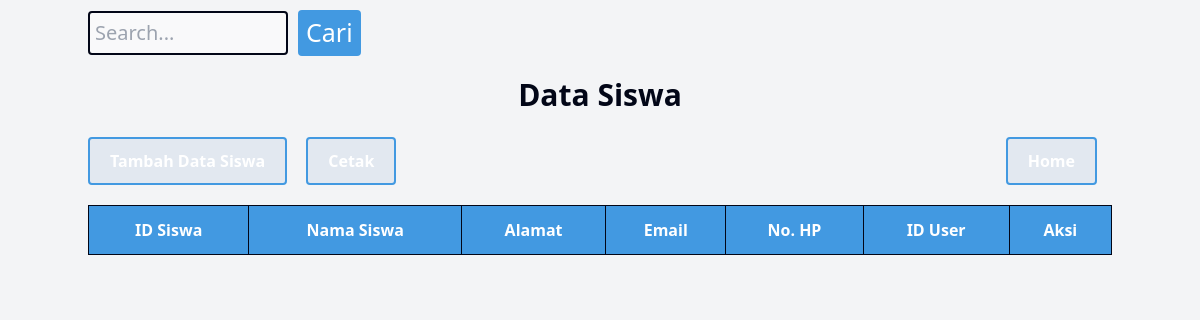
Before: /perpustakaan/public/dashboard/data/dashboardsiswa.php with the older database file.
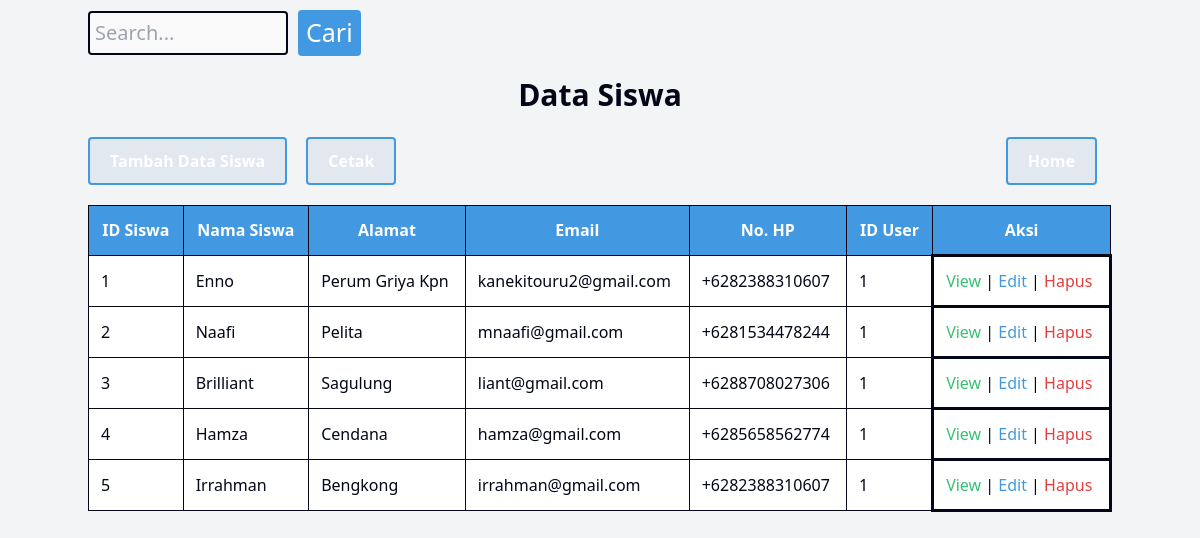
After: the same page with the newer database file.
### tables this page shows
CREATE TABLE `siswa` (
  `idsiswa` int(11) NOT NULL,
  `nama` varchar(255) DEFAULT NULL,
  `alamat` text DEFAULT NULL,
  `email` varchar(100) DEFAULT NULL,
  `no_hp` varchar(20) DEFAULT NULL,
  `users_id` int(11) DEFAULT NULL
);

### perpustakaan/public/dashboard/data/dashboardsiswa.php (the view, shortened to what this page needs)
<?php
	include_once("../../../config/koneksi.php");
?>
<!DOCTYPE html>
<html>
<head>
	<link rel="stylesheet" href="../../css/output.css">
</head>
<body class="bg-gray-100">
	<div class="container mx-auto py-8">
	<form action="dashboardsiswa.php" method="GET" class="mb-4">
		<div class="search-container">
            <input type="text" name="cari" placeholder="Search..." class="border border-gray-400 rounded-md px-2 py-1" style="font-size: 20px;">
            <input type="submit" value="Cari" class="btn bg-blue-500 text-white px-4 py-1 rounded-md" style="font-size: 25px;">
        </div>
	</form>
	<table border="1">
		<h1> Data Siswa </h1>
		<nav>
			<div>
				<a href="../../siswa/view/tambah.php" class="btn bg-blue-500 text-white">Tambah Data Siswa</a>
				<a href="../../siswa/view/cetak.php" target="_blank" class="btn bg-blue-500 text-white">Cetak</a>
			</div>
            <div>
                <a href="../dashboard.php" class="btn bg-blue-500 text-white">Home</a>
            </div>
		</nav>
			<?php
				if (isset($_GET['cari'])) {
					$cari = $_GET['cari'];
					$ambildata = mysqli_query($kon, "SELECT * FROM siswa WHERE idsiswa LIKE '%".$cari."%' OR nama LIKE '%".$cari."%'");
				} else {
					$ambildata = mysqli_query($kon, "SELECT * FROM siswa ORDER BY idsiswa ASC ");
				}
			?>
		<tr>
			<th class="border border-gray-400 px-4 py-2 text-center"> ID Siswa </th>
			<th class="border border-gray-400 px-4 py-2 text-center"> Nama Siswa </th>
			<th class="border border-gray-400 px-4 py-2 text-center"> Alamat </th>
			<th class="border border-gray-400 px-4 py-2 text-center"> Email </th>
            <th class="border border-gray-400 px-4 py-2 text-center"> No. HP </th>
            <th class="border border-gray-400 px-4 py-2 text-center"> ID User </th>
			<th class="border border-gray-400 px-4 py-2 text-center"> Aksi </th>
		</tr>
		<tbody>
		<?php
			while ($userAmbilData = mysqli_fetch_array($ambildata)) {
				echo "<tr>";
					echo "<td class='border border-gray-400 px-4 py-2'>" . $idsiswa = $userAmbilData['idsiswa'] . "</td>";
					echo "<td class='border border-gray-400 px-4 py-2'>" . $nama = $userAmbilData['nama'] . "</td>";
					echo "<td class='border border-gray-400 px-4 py-2'>" . $alamat = $userAmbilData['alamat'] . "</td>";
					echo "<td class='border border-gray-400 px-4 py-2'>" . $email = $userAmbilData['email'] . "</td>";
                    echo "<td class='border border-gray-400 px-4 py-2'>" . $no_hp = $userAmbilData['no_hp'] . "</td>";
                    echo "<td class='border border-gray-400 px-4 py-2'>" . $users_id = $userAmbilData['users_id'] . "</td>";
					echo "<td>
							<a href='../../siswa/view/view.php?idsiswa=" . $userAmbilData['idsiswa'] . "' class='btn btn-view'> View </a> |
							<a href='../../siswa/view/update.php?idsiswa=" . $userAmbilData['idsiswa'] . "' class='btn btn-edit'> Edit </a> |
							<a href='../../siswa/Controller/siswahapus.php?idsiswa=" . $userAmbilData['idsiswa'] ."' class='btn btn-hapus'> Hapus </a>
						</td>";
				echo "</tr>";
			}
		?>
		</tbody>
	</table>
	</div>
</body>
</html>

Changed rows visible on the page:
added siswa: idsiswa "1", nama "Enno", alamat "Perum Griya Kpn", email "kanekitouru2@gmail.com", no_hp "+6282388310607", users "1"
added siswa: idsiswa "2", nama "Naafi", alamat "Pelita", email "mnaafi@gmail.com", no_hp "+6281534478244", users "1"
added siswa: idsiswa "3", nama "Brilliant", alamat "Sagulung", email "liant@gmail.com", no_hp "+6288708027306", users "1"
added siswa: idsiswa "4", nama "Hamza", alamat "Cendana", email "hamza@gmail.com", no_hp "+6285658562774", users "1"
added siswa: idsiswa "5", nama "Irrahman", alamat "Bengkong", email "irrahman@gmail.com", no_hp "+6282388310607", users "1"
